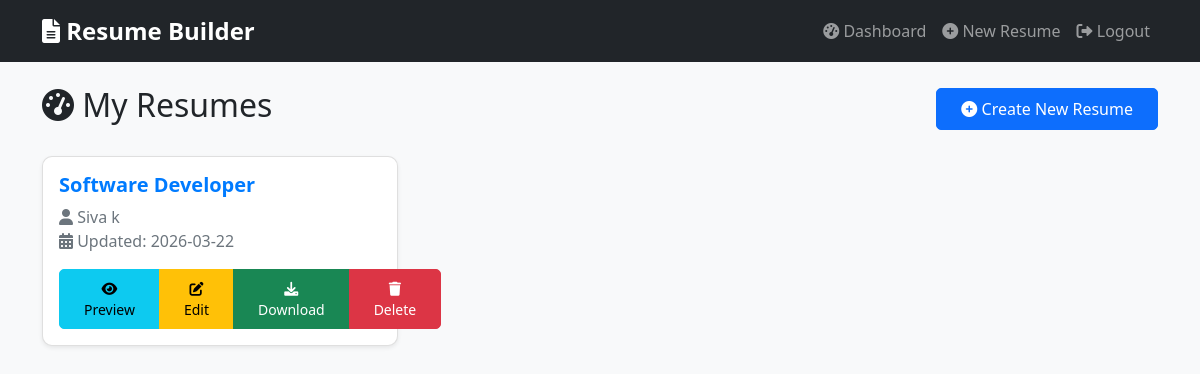
The page /dashboard (signed in) on the database its author committed.
### models.py (models this page shows)
class Resume(db.Model):
    id = db.Column(db.Integer, primary_key=True)
    user_id = db.Column(db.Integer, db.ForeignKey('user.id'), nullable=False)
    title = db.Column(db.String(100), nullable=False)
    full_name = db.Column(db.String(100))
    email = db.Column(db.String(120))
    phone = db.Column(db.String(20))
    address = db.Column(db.String(200))
    summary = db.Column(db.Text)
    education = db.Column(db.Text)
    experience = db.Column(db.Text)
    skills = db.Column(db.Text)
    created_at = db.Column(db.DateTime, default=datetime.utcnow)
    updated_at = db.Column(db.DateTime, default=datetime.utcnow, onupdate=datetime.utcnow)

### app.py (the view)
@app.route('/dashboard')
@login_required
def dashboard():
    resumes = Resume.query.filter_by(user_id=current_user.id).order_by(Resume.updated_at.desc()).all()
    return render_template('dashboard.html', resumes=resumes)

### app.py (called while the page is built)
@login_manager.user_loader
def load_user(user_id):
    return User.query.get(int(user_id))

### templates/dashboard.html (shortened to what this page needs)
{% extends "base.html" %}
{% block content %}
<div class="d-flex justify-content-between align-items-center mb-4">
    <h2><i class="fas fa-tachometer-alt"></i> My Resumes</h2>
    <a href="{{ url_for('build_resume') }}" class="btn btn-primary">
        <i class="fas fa-plus-circle"></i> Create New Resume
    </a>
</div>
{% if resumes %}
<div class="row">
    {% for resume in resumes %}
    <div class="col-md-6 col-lg-4 mb-4">
        <div class="card h-100 shadow-sm">
            <div class="card-body">
                <h5 class="card-title">{{ resume.title }}</h5>
                <p class="card-text text-muted">
                    <i class="fas fa-user"></i> {{ resume.full_name }}<br>
                    <i class="fas fa-calendar-alt"></i> Updated: {{ resume.updated_at.strftime('%Y-%m-%d') }}
                </p>
                <div class="btn-group w-100" role="group">
                    <a href="{{ url_for('preview_resume', resume_id=resume.id) }}" class="btn btn-sm btn-info">
                        <i class="fas fa-eye"></i> Preview
                    </a>
                    <a href="{{ url_for('edit_resume', resume_id=resume.id) }}" class="btn btn-sm btn-warning">
                        <i class="fas fa-edit"></i> Edit
                    </a>
                    <a href="{{ url_for('download_resume', resume_id=resume.id) }}" class="btn btn-sm btn-success">
                        <i class="fas fa-download"></i> Download
                    </a>
                    <a href="{{ url_for('delete_resume', resume_id=resume.id) }}" class="btn btn-sm btn-danger" onclick="return confirm('Are you sure you want to delete this resume?')">
                        <i class="fas fa-trash"></i> Delete
                    </a>
                </div>
            </div>
        </div>
    </div>
    {% endfor %}
</div>
{% endif %}
{% endblock %}

### static/css/style.css (style rules this page uses)
body { font-family: 'Segoe UI', Tahoma, Geneva, Verdana, sans-serif; background-color: #f8f9fa; }
.card { border-radius: 10px; transition: transform 0.2s, box-shadow 0.2s; }
.btn { border-radius: 5px; padding: 0.5rem 1.5rem; }
.card-title { font-size: 1.25rem; font-weight: bold; color: #007bff; }
.fade-in { animation: fadeIn 0.5s ease-in; }

### rows shown on the page
Resume: title "Software Developer", full_name "Siva k", updated_at "2026-03-22"
